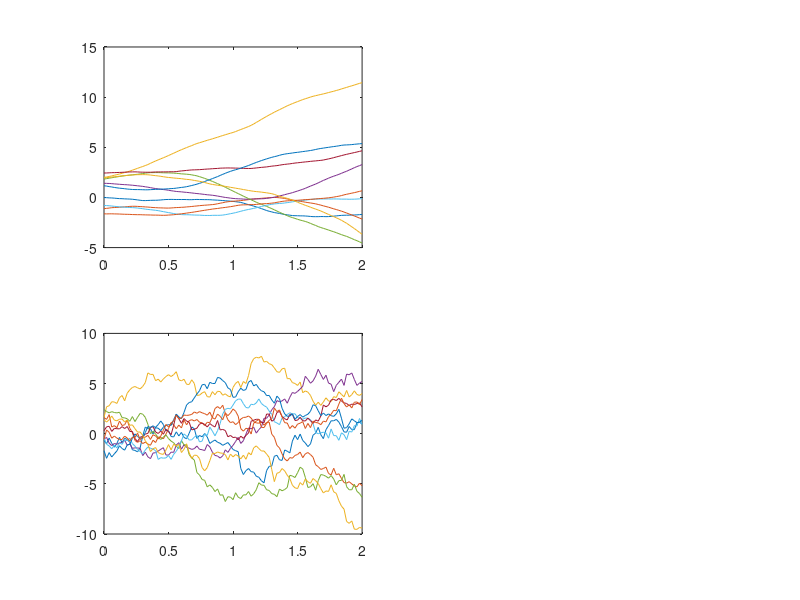

Write the MATLAB code that produced this figure. (Note: this script raises an error after producing the figure.)
%SINE_DEMO Kalman filtering of noisy sine signal

dt=0.02; t_end=2;               % time step and time span
sd=0.1;                         % measurement std dev
omega=pi;                       % sinusoid radian frequency 

t=0:dt:t_end; nt=length(t);     % time values
X=sin(omega*t);                 % sine signal
Y=X(2:end)+sd*randn(1,nt-1);    % noisy signal
rng(42)                         % random number generator seed

%% Plot some discrete-random-walk-velocity (DRWV) process paths
q=10;                           % random-walk step variance
m0=[0;0]; P0=diag([2,2]);       % state prior mean and covariance
A=[1 dt;0 1]; Q=diag([0,q*dt]); % process model
n=length(m0);                   % state dimension
npath=10;
figure(1), clf
for ipath=1:npath
    x=zeros(n,nt);
    x(:,1)=mvnrnd(m0,P0)';
    for k=2:nt,x(:,k)=A*x(:,k-1)+mvnrnd([0;0],Q)'; end
    subplot(221),plot(t,x(1,:)),hold on
    subplot(223),plot(t,x(2,:)),hold on
end
subplot(221),ylabel('x_1','rot',0)
subplot(223),xlabel('t'),ylabel('x_2','rot',0)

%% Use the DRWV model to filter the noisy signal
H=[1 0]; R=sd^2;         % measurement model
M=m0; P=P0;              % state prior mean and covariance
m=zeros(1,nt);
m(1)=M(1); 
for k=2:nt
    [M,P]=kf_predict(M,P,A,Q);
    [M,P]=kf_update(M,P,Y(k-1),H,R);
    m(k)=M(1);
end

subplot(222),plot(t,m,'r-',t,X,'k-',t(2:end),Y,'b.')
subplot(224),plot(t,m-X,'r-',t(2:end),Y-X(2:end),'b.')
ylabel('error','rot',0),xlabel('t')


%% Repeat, but using a stationary Kalman filter (lecture 4)
B=dare(A',H',Q,R);
S=H*B*H'+R; K=B*H'/S;  
M=m0; ms=zeros(1,nt); ms(1)=M(1); 
for k=2:nt
    M=A*M;              % predict
    M=M+K*(Y(k-1)-H*M); % update
    ms(k)=M(1);
end

figure(2), clf
T=20;
subplot(222)
plot(t(1:T),X(1:T),'g-',t(1:T),ms(1:T),'k-',t(1:T),m(1:T),'r-',t(2:T),Y(1:T-1),'b.')
legend('true','sKF','KF','location','northwest')
subplot(224)
plot(t(1:T),ms(1:T)-X(1:T),'k-',t(1:T),m(1:T)-X(1:T),'r-',t(2:T),Y(1:T-1)-X(2:T),'b.')
ylabel('error','rot',0),xlabel('t')




